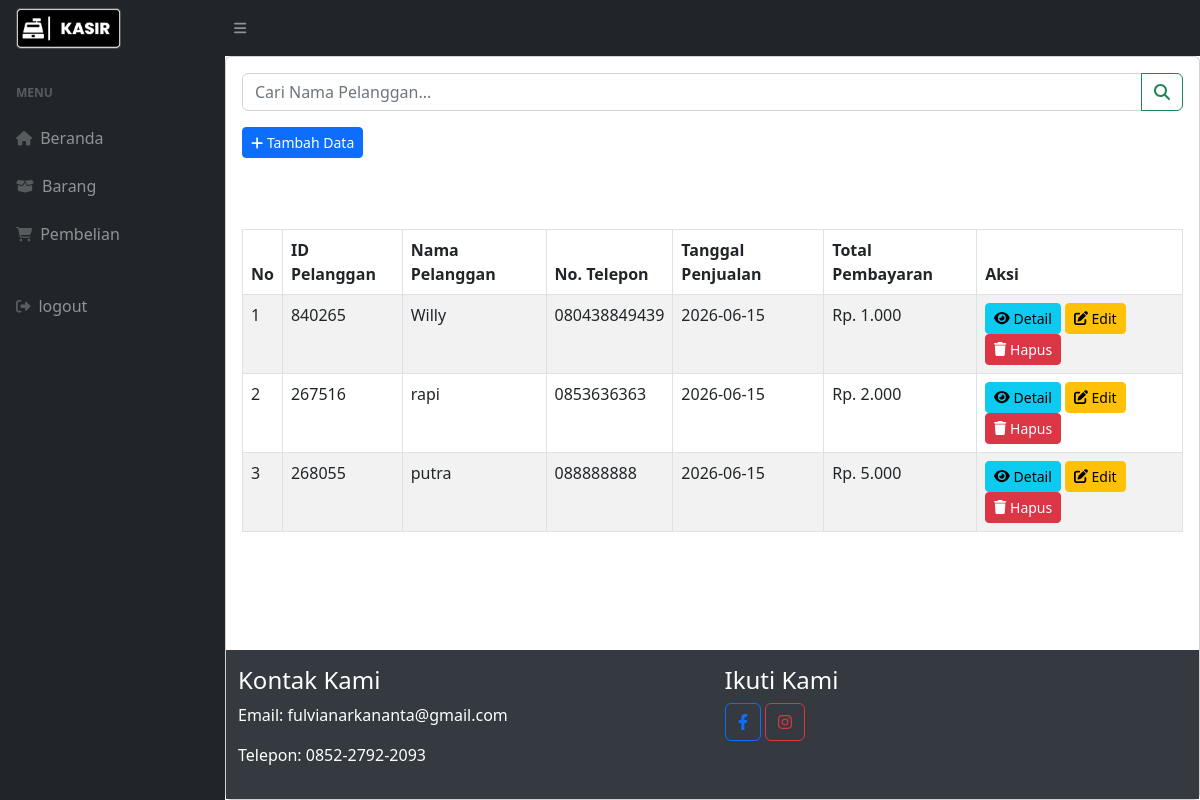
The app's page /petugas/pembelian.php (signed in) with its own data.
### tables this page shows
CREATE TABLE `penjualan` (
  `PenjualanID` int(11) NOT NULL,
  `TanggalPenjualan` date DEFAULT NULL,
  `TotalHarga` decimal(10,3) DEFAULT NULL,
  `PelangganID` int(11) DEFAULT NULL
);

CREATE TABLE `pelanggan` (
  `PelangganID` int(11) NOT NULL,
  `NamaPelanggan` varchar(255) DEFAULT NULL,
  `Alamat` varchar(255) DEFAULT NULL,
  `NomorTelepon` varchar(15) DEFAULT NULL
);

### petugas/pembelian.php (the view, shortened to what this page needs)
<!DOCTYPE html>
<html lang="en">
    <head>
        <link href="https://cdn.jsdelivr.net/npm/simple-datatables@7.1.2/dist/style.min.css" rel="stylesheet" />
        <link href="css/styles.css" rel="stylesheet" />
    </head>
    <body>
        <nav class="sb-topnav navbar navbar-expand navbar-dark bg-dark">
           <a class="navbar-brand ps-3" href="index.php"><img src="../assets/kasir.png" width="50%"></img></a>
            <button class="btn btn-link d-md-inline-block btn-sm order-1 order-lg-0 me-4 me-lg-0" id="sidebarToggle" href="#!"><i class="fas fa-bars"></i></button>
        </nav>
        <div class="containera" id="layoutSidenav">
            <div id="layoutSidenav_nav">
                <nav class="sb-sidenav accordion sb-sidenav-dark" id="sidenavAccordion">
                    <div class="sb-sidenav-menu">
                        <div class="nav">
                            <div class="sb-sidenav-menu-heading">Menu</div>
                            <a class="nav-link" href="index.php">
                                <div class="sb-nav-link-icon"><i class="fas fa-home"></i></div>
                                Beranda
                            </a>
                            <a class="nav-link" href="data_barang.php">
                                <div class="sb-nav-link-icon"><i class="	fas fa-box-open"></i></div>
                                Barang
                            </a>
                            <a class="nav-link" href="pembelian.php">
                                <div class="sb-nav-link-icon"><i class="fas fa-shopping-cart"></i></div>
                                Pembelian
                            </a><br>
                            <a class="nav-link" href="../logout.php">
                                <div class="sb-nav-link-icon"><i class="fas fa-sign-out-alt"></i></div>
                                logout
                            </a>
                        </div>
                    </div>
                </nav>
            </div>
<div class="card " id="layoutSidenav_content">
    <div class="card-body">
        <form action="" method="get" class="mb-3">
            <div class="input-group">
                <input class="form-control" type="search" placeholder="Cari Nama Pelanggan..." aria-label="Search" name="search">
                <button class="btn btn-outline-success" type="submit">
                    <i class="fas fa-search"></i>
                </button>
            </div>
        </form>
        <button type="button" class="btn btn-primary btn-sm" data-bs-toggle="modal" data-bs-target="#tambah-data">
            <i class="fas fa-plus"></i> Tambah Data
        </button>
    </div>
    <div class="card-body">
        <div class="table-responsive">
            <table class="table table-bordered table-striped">
                <thead>
                    <tr>
                        <th>No</th>
                        <th>ID Pelanggan</th>
                        <th>Nama Pelanggan</th>
                        <th>No. Telepon</th>
                        <th>Tanggal Penjualan</th>
                        <th>Total Pembayaran</th>
                        <th>Aksi</th>
                    </tr>
                </thead>
                <tbody>
                    <?php
                    include '../conn.php';
                    $no = 1;
                    $query = "SELECT * FROM pelanggan INNER JOIN penjualan ON pelanggan.PelangganID=penjualan.PelangganID";
                    $data = mysqli_query($conn, $query);
                    while ($d = mysqli_fetch_array($data)) {
                    ?>
                        <tr>
                            <td><?php echo $no++; ?></td>
                            <td><?php echo $d['PelangganID']; ?></td>
                            <td><?php echo $d['NamaPelanggan']; ?></td>
                            <td><?php echo $d['NomorTelepon']; ?></td>
                            <td><?php echo $d['TanggalPenjualan']; ?></td>
                            <td>Rp. <?php echo $d['TotalHarga']; ?></td>
                            <td>
                                <a class="btn btn-info btn-sm" href="detail_pembelian.php?PelangganID=<?php echo $d['PelangganID']; ?>">
                                    <i class="fas fa-eye"></i> Detail
                                </a>
                                <button type="button" class="btn btn-warning btn-sm" data-bs-toggle="modal" data-bs-target="#edit-data<?php echo $d['PelangganID']; ?>">
                                    <i class="fas fa-edit"></i> Edit
                                </button>
                                <button type="button" class="btn btn-danger btn-sm" data-bs-toggle="modal" data-bs-target="#hapus-data<?php echo $d['PelangganID']; ?>">
                                    <i class="fas fa-trash"></i> Hapus
                                </button>
                            </td>
                        </tr>
                    <?php } ?>
                </tbody>
            </table>
        </div>
    </div>
        <?php include 'footer.php'; ?>
    </body>
</html>

### records on screen
penjualan: PelangganID "840265", PelangganID.NamaPelanggan "Willy", PelangganID.NomorTelepon "080438849439", TanggalPenjualan "2026-06-15", TotalHarga "1.000"
penjualan: PelangganID "267516", PelangganID.NamaPelanggan "rapi", PelangganID.NomorTelepon "0853636363", TanggalPenjualan "2026-06-15", TotalHarga "2.000"
penjualan: PelangganID "268055", PelangganID.NamaPelanggan "putra", PelangganID.NomorTelepon "088888888", TanggalPenjualan "2026-06-15", TotalHarga "5.000"
